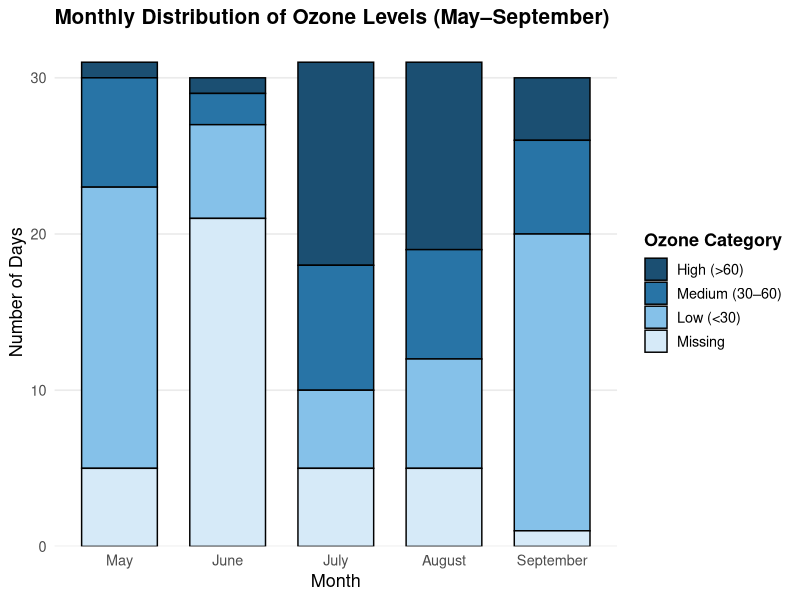
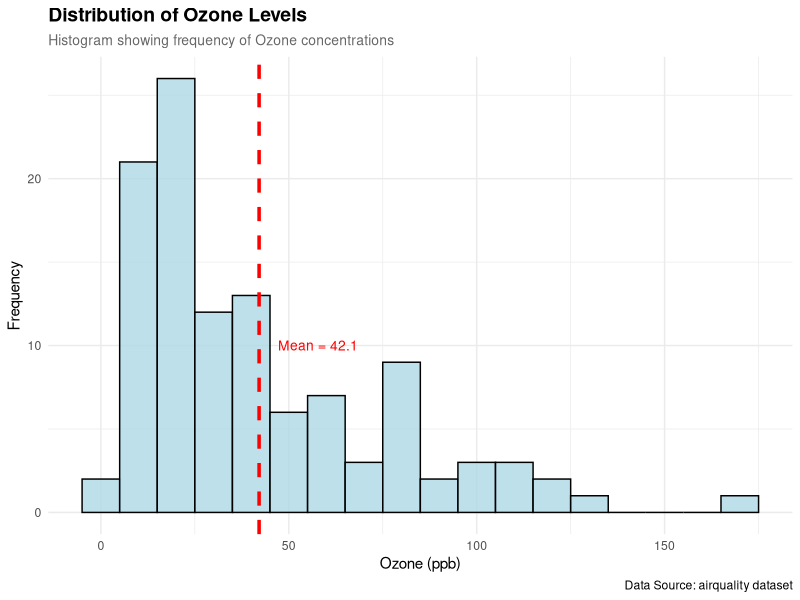
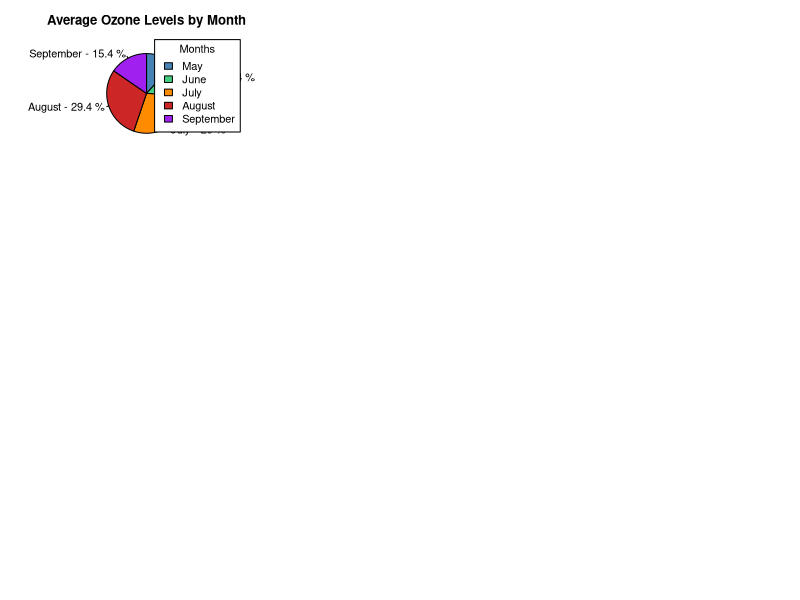
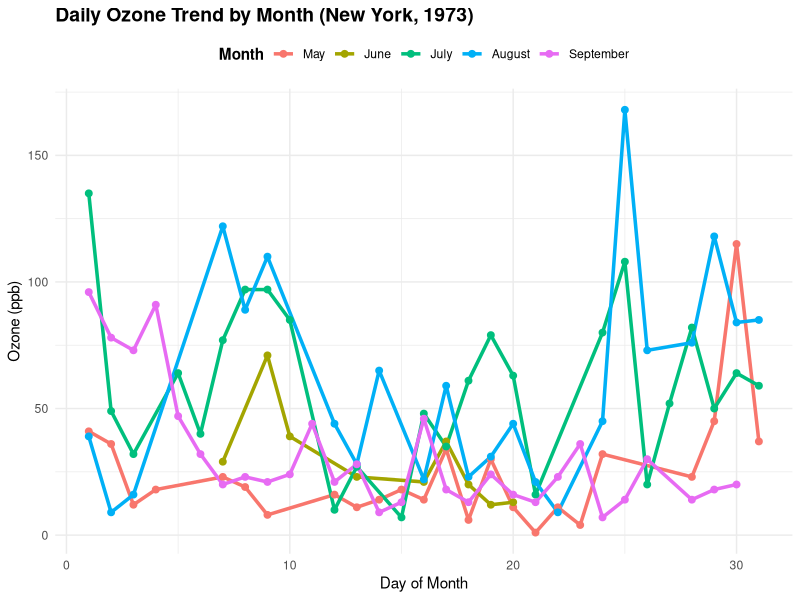
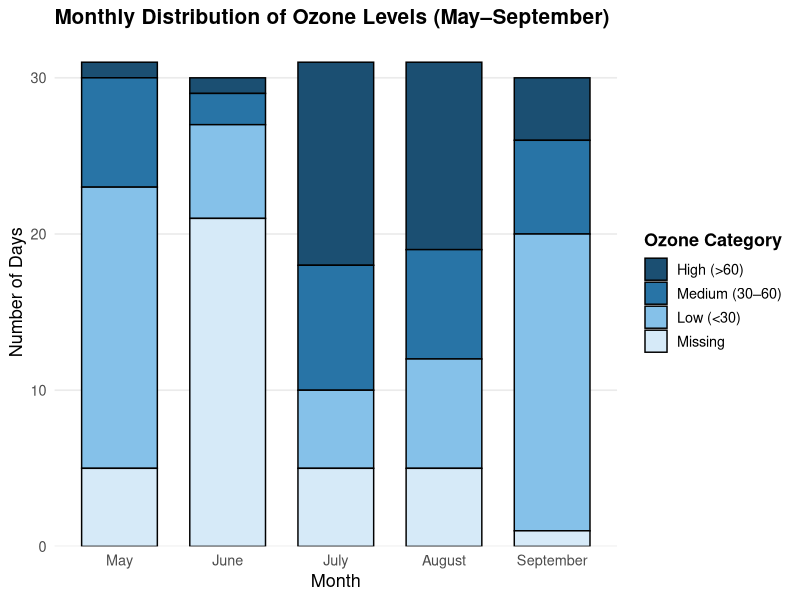
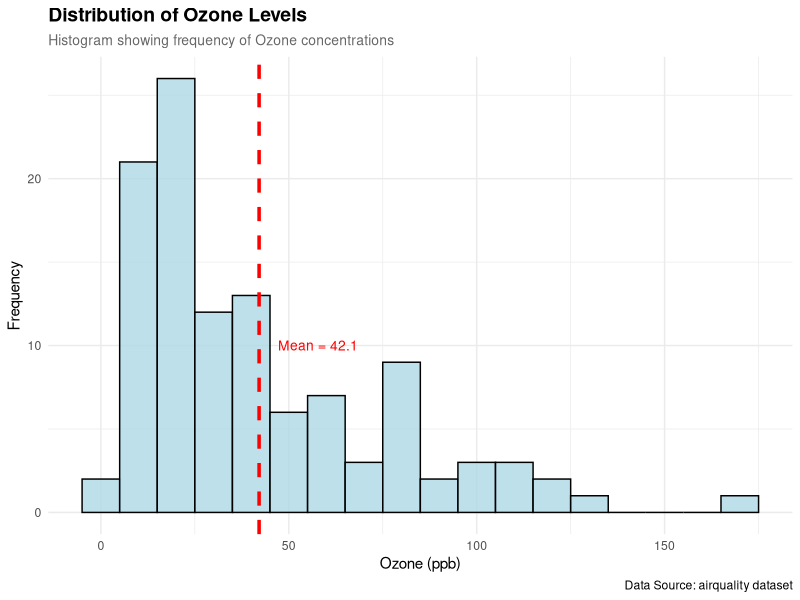
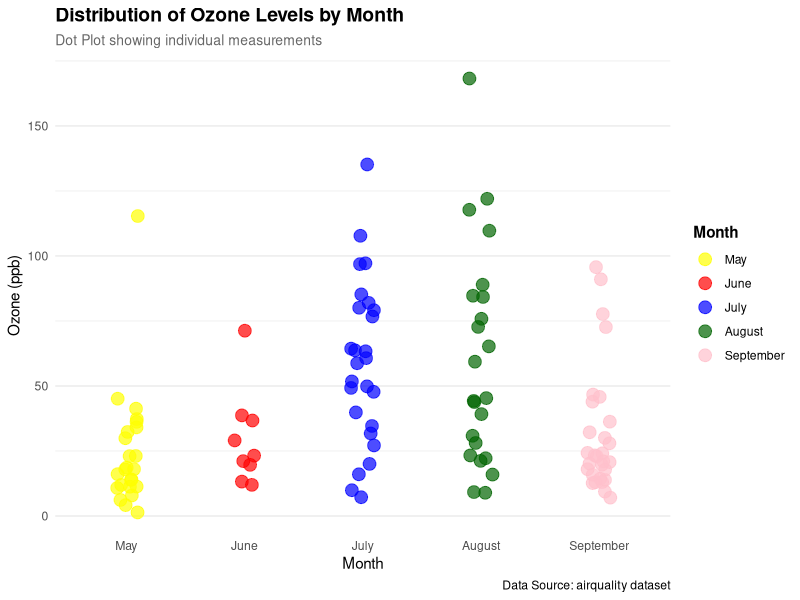
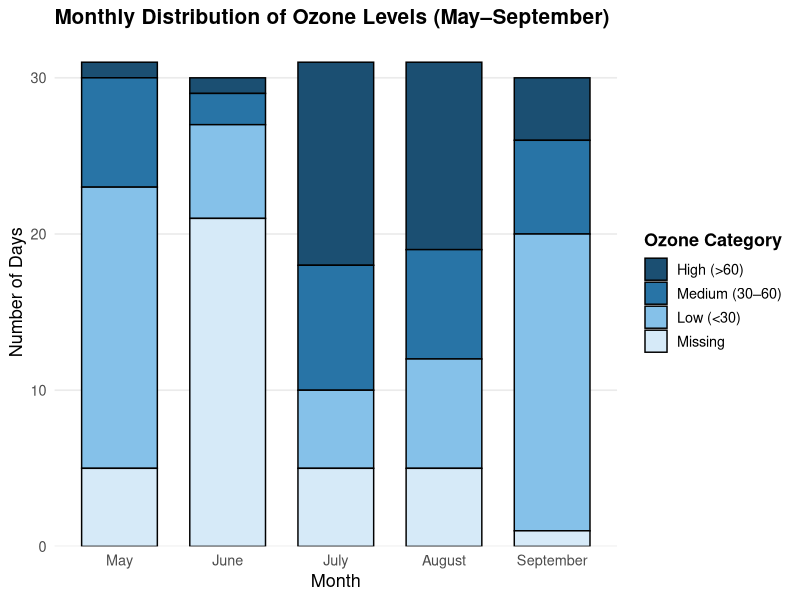

Generate these figures, in order, with R:
# ====================================================================
# lab10_Data_Dynamo-s.R
# Collaborative R Visualization Project
# Dataset: airquality 
# Team Members:
# Esha Kambli 2301 - Pie Chart
# Deversh Shetgaonkar 2302 - Box Plot
# Sahil Gaonkar 2305 - Stacked Bar Chart
# Prabhanjan Halvegar 2306 - Line Chart
# Atharv Gawas 2313 - Dot Chart
# Aarchi Teli 2318 - Histogram
# Sarvadhnya Patil 2321 - Bar Chart
# Harsh Palyekar 2329 - Scatter Chart
# ====================================================================

# ====================================================================
# SECTION 0: SHARED SETUP (DO NOT MODIFY)
# ====================================================================
# Load dataset
data(airquality)

# Shared data preparation
air_data <- na.omit(airquality)
air_data$Month <- factor(air_data$Month,
                         levels = c(5, 6, 7, 8, 9),
                         labels = c("May", "June", "July", "August", "September"))

# Shared color palette
month_colors <- c("steelblue", "seagreen3", "darkorange", "firebrick3", "purple")

# ====================================================================
# SECTION 1: PIE CHART - Esha Kambli (2301)
# ====================================================================
plot_pie_chart <- function() {
  # Calculate average Ozone by Month (using shared air_data)
  avg_ozone <- tapply(air_data$Ozone, air_data$Month, mean)

  # Calculate percentage contribution
  percentages <- round(100 * avg_ozone / sum(avg_ozone), 1)

  # Labels for pie slices and legend
  pie_labels <- paste(names(avg_ozone), "-", percentages, "%")
  legend_labels <- names(avg_ozone)

  # Generate pie chart
  pie(
    avg_ozone,
    labels = pie_labels,
    main = "Average Ozone Levels by Month",
    col = month_colors,
    clockwise = TRUE
  )

  # Add legend
  legend(
    "topright",
    legend = legend_labels,
    fill = month_colors,
    title = "Months"
  )
 
  cat("Pie Chart section - Esha Kambli - Complete\n")
}

# ====================================================================
# SECTION 2: BAR CHART - Sarvadhnya Patil (2321)
# ====================================================================
plot_bar_chart <- function() {

# BAR PLOT — by Sarvadhnya (2321)
# Plot: Mean Ozone by Month (airquality dataset)

library(ggplot2)
library(dplyr)

# Load and clean data
data("airquality")
aq <- na.omit(airquality)

ozone_by_month <- aq %>%
  group_by(Month) %>%
  summarise(mean_ozone = mean(Ozone))

ozone_by_month$Month <- factor(ozone_by_month$Month,
                               labels = c("May", "Jun", "Jul", "Aug", "Sep"))

# Create the bar plot
bar_plot <- ggplot(ozone_by_month, aes(x = Month, y = mean_ozone, fill = Month)) +
  geom_bar(stat = "identity") +
  labs(title = "Mean Ozone Levels by Month",
       x = "Month",
       y = "Mean Ozone (ppb)",
       caption = "Data Source: airquality dataset") +
  theme_minimal() +
  theme(legend.position = "none")

# Save plot
if (!dir.exists("images")) dir.create("images")
ggsave("images/barplot_ozone_by_month.png", bar_plot, width = 7, height = 5, dpi = 300)

print("Bar plot created and saved to images/barplot_ozone_by_month.png")
  
  cat("Bar Chart section - Sarvadhnya Patil\n")
}


# ====================================================================
# SECTION 3: LINE CHART - Prabhanjan Halvegar (2306)
# ====================================================================

plot_line_chart <- function() {
  library(ggplot2)
  cat("Generating Line Chart (Ozone) - Prabhanjan Halvegar (2306)...\n")
  
  
  line_plot <- ggplot(air_data, aes(x = Day, y = Ozone, color = Month, group = Month)) +
    geom_line(linewidth = 1.2, na.rm = TRUE) +
    geom_point(size = 2, na.rm = TRUE) +
    labs(title = "Daily Ozone Trend by Month (New York, 1973)",
         x = "Day of Month", y = "Ozone (ppb)", color = "Month") +
    theme_minimal() +
    theme(plot.title = element_text(face = "bold", size = 14),
          legend.title = element_text(face = "bold"),
          legend.position = "top")
  
  if(!dir.exists("images")) dir.create("images")
  ggsave("images/linechart_ozone_trend.png", line_plot, width = 8, height = 5, dpi = 300)
  
  print(line_plot)
  cat("Line Chart saved as images/linechart_ozone_trend.png\n")
  cat("Line Chart section - Prabhanjhan Halvegar - Compelete\n")  
}

# ====================================================================
# SECTION 4: STACKED BAR CHART - Sahil Gaonkar (2305)
# ====================================================================

plot_stacked_bar <- function() {
  # Install & load required packages
  if (!require("ggplot2", quietly = TRUE)) install.packages("ggplot2"); library(ggplot2)
  if (!require("dplyr", quietly = TRUE)) install.packages("dplyr"); library(dplyr)

  # Load dataset
  data("airquality")
  df <- airquality

  # Keep only May–September
  df <- df %>% filter(Month >= 5 & Month <= 9)

  # Convert Month to factor for proper order
  df$Month <- factor(df$Month, levels = 5:9,
                     labels = c("May", "June", "July", "August", "September"))

  # Categorize Ozone levels as factor
  # Reverse the factor order for top-to-bottom stacking
  df <- df %>% mutate(
    Ozone_Level = case_when(
      is.na(Ozone) ~ "Missing",
      Ozone < 30   ~ "Low (<30)",
      Ozone <= 60  ~ "Medium (30–60)",
      TRUE         ~ "High (>60)"
    ),
    Ozone_Level = factor(Ozone_Level,
                         levels = c("High (>60)", "Medium (30–60)", "Low (<30)", "Missing"))
  )

  # Count days per month & ozone category
  stacked_data <- df %>%
    group_by(Month, Ozone_Level) %>%
    summarise(Days = n(), .groups = "drop")

  # Blue gradient colors (light → dark)
  ozone_colors <- c(
    "Missing" = "#D6EAF8",
    "Low (<30)" = "#85C1E9",
    "Medium (30–60)" = "#2874A6",
    "High (>60)" = "#1B4F72"
  ) 
    # Create stacked bar chart
  stacked_plot <- ggplot(stacked_data, aes(x = Month, y = Days, fill = Ozone_Level)) +
    geom_col(color = "black", width = 0.7) +
    scale_fill_manual(values = ozone_colors) +
    labs(title = "Monthly Distribution of Ozone Levels (May–September)",
         x = "Month", y = "Number of Days", fill = "Ozone Category") +
    theme_minimal(base_size = 13) +
    theme(plot.title = element_text(face = "bold", size = 15),
          legend.title = element_text(face = "bold"),
          panel.grid.minor = element_blank(),
          panel.grid.major.x = element_blank()) +
    scale_y_continuous(expand = expansion(mult = c(0, 0.05))) # optional: clean top spacing

  # Display plot
  print(stacked_plot)

  # Save plot as PNG
  if(!dir.exists("images")) dir.create("images")
  ggsave("images/stacked_bar_ozone_may_sep.png", stacked_plot,
         width = 8, height = 5, dpi = 300)

  cat("Stacked Bar Chart - Sahil Gaonkar - Complete\n")
  invisible(stacked_plot)



}
# Run the function
plot_stacked_bar()

# ====================================================================
# SECTION 5: HISTOGRAM - Aarchi Teli (2318)
# ====================================================================
plot_histogram <- function() {
  # Load required libraries (only if not already loaded)
  if (!require("ggplot2", quietly = TRUE)) {
    stop("ggplot2 package required. Please install it with: install.packages('ggplot2')")
  }
  
  # Simple message
  cat("Creating Histogram for Ozone Levels...\n")
  
  # Handle missing values and prepare data
  ozone_data <- na.omit(air_data$Ozone)
  
  # Calculate mean 
  avg_ozone <- mean(ozone_data)
  
  # Create the Histogram using ggplot2
  hist_plot <- ggplot(air_data, aes(x = Ozone)) +
    geom_histogram(
      binwidth = 10,                     # width of bins
      fill = "lightblue", 
      color = "black", 
      alpha = 0.8
    ) +
    geom_vline(aes(xintercept = avg_ozone), 
               color = "red", 
               linetype = "dashed", 
               size = 1.2) +
    labs(
      title = "Distribution of Ozone Levels",
      subtitle = "Histogram showing frequency of Ozone concentrations",
      x = "Ozone (ppb)",
      y = "Frequency",
      caption = "Data Source: airquality dataset"
    ) +
    annotate("text", x = avg_ozone + 5, y = 10, 
             label = paste("Mean =", round(avg_ozone, 1)), 
             color = "red", size = 3.5, hjust = 0) +
    theme_minimal() +
    theme(
      plot.title = element_text(face = "bold", size = 14),
      plot.subtitle = element_text(size = 10, color = "gray40")
    )
  
  # Display the plot
  print(hist_plot)
  
  # Save the histogram image 
  if (!dir.exists("images")) dir.create("images")
  ggsave("images/histogram_ozone.png", hist_plot, width = 8, height = 5, dpi = 300)
  
  cat("Histogram section - Aarchi Teli (2318) - Complete\n")
  
  invisible(hist_plot)
}

plot_histogram()


# ====================================================================
# SECTION 6: DOT CHART - Atharv Gawas (2313)
# ====================================================================
plot_dot_chart <- function() {
  # Load required libraries (only if not already loaded)
  if (!require("ggplot2", quietly = TRUE)) {
    stop("ggplot2 package required. Please install it with: install.packages('ggplot2')")
  }
  if (!require("dplyr", quietly = TRUE)) {
    stop("dplyr package required. Please install it with: install.packages('dplyr')")
  }
  
  # Prepare data: Get all ozone readings by month
  ozone_data <- air_data %>%
    select(Month, Ozone) %>%
    mutate(Month = factor(Month, levels = c("May", "June", "July", "August", "September")))
  
  # Create the dot plot with multiple points per month
  dot_plot <- ggplot(ozone_data, aes(x = Month, y = Ozone, color = Month)) +
    geom_point(size = 4, alpha = 0.7, position = position_jitter(width = 0.1, seed = 42)) +
    labs(title = "Distribution of Ozone Levels by Month",
         subtitle = "Dot Plot showing individual measurements",
         x = "Month",
         y = "Ozone (ppb)",
         color = "Month",
         caption = "Data Source: airquality dataset") +
    scale_color_manual(values = c("May" = "yellow", 
                                  "June" = "red", 
                                  "July" = "blue", 
                                  "August" = "darkgreen", 
                                  "September" = "pink")) +
    theme_minimal() +
    theme(plot.title = element_text(face = "bold", size = 14),
          plot.subtitle = element_text(size = 10, color = "gray40"),
          legend.position = "right",
          legend.title = element_text(face = "bold"),
          panel.grid.major.x = element_blank())
  
  # Display the plot
  print(dot_plot)
  
  # Save plot (optional - only saves when function is called individually)
  if (!dir.exists("images")) dir.create("images")
  ggsave("images/dotplot_ozone_by_month.png", dot_plot, width = 8, height = 5, dpi = 300)
  
  cat("Dot Chart section - Atharv Gawas (2313) - Complete\n")
  
  # Return the plot object invisibly for potential further use
  invisible(dot_plot)
}

# ====================================================================
# SECTION 7: SCATTER CHART - Harsh Palyekar (2329)
# ====================================================================
plot_scatter_chart <- function() {

  
  cat("Scatter Chart section - Harsh Palyekar\n")
}

# ====================================================================
# SECTION 8: BOX PLOT - Deversh Shetgaonkar (2302)
# ====================================================================
plot_box_plot <- function() {

  
  cat("Box Plot section - Deversh Shetgaonkar\n")
}

# ====================================================================
# MAIN EXECUTION: Run all plots
# ====================================================================
# Set up multi-panel layout for viewing all plots
par(mfrow = c(3, 3), mar = c(4, 4, 3, 2))

# Execute each plot function
plot_pie_chart()
plot_bar_chart()
plot_line_chart()
plot_stacked_bar()
plot_histogram()
plot_dot_chart()
plot_scatter_chart()
plot_box_plot()

# Reset layout
par(mfrow = c(1, 1))
